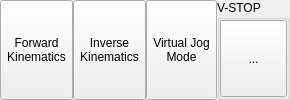
              <widget class="QWidget" name="widget_17" native="true">
               <property name="minimumSize">
                <size>
                 <width>150</width>
                 <height>0</height>
                </size>
               </property>
               <property name="maximumSize">
                <size>
                 <width>900</width>
                 <height>16777215</height>
                </size>
               </property>
               <layout class="QHBoxLayout" name="horizontalLayout_27">
                <property name="spacing">
                 <number>0</number>
                </property>
                <property name="leftMargin">
                 <number>0</number>
                </property>
                <property name="topMargin">
                 <number>0</number>
                </property>
                <property name="rightMargin">
                 <number>0</number>
                </property>
                <property name="bottomMargin">
                 <number>0</number>
                </property>
                <item>
                 <widget class="QToolButton" name="forward_kinematics_button">
                  <property name="sizePolicy">
                   <sizepolicy hsizetype="Preferred" vsizetype="Expanding">
                    <horstretch>0</horstretch>
                    <verstretch>0</verstretch>
                   </sizepolicy>
                  </property>
                  <property name="text">
                   <string>Forward
Kinematics</string>
                  </property>
                  <property name="icon">
                   <iconset resource="../resources.qrc">
                    <normaloff>:/icons/icons8-move-right-48.png</normaloff>:/icons/icons8-move-right-48.png</iconset>
                  </property>
                  <property name="iconSize">
                   <size>
                    <width>36</width>
                    <height>36</height>
                   </size>
                  </property>
                  <property name="toolButtonStyle">
                   <enum>Qt::ToolButtonStyle::ToolButtonTextUnderIcon</enum>
                  </property>
                 </widget>
                </item>
                <item>
                 <widget class="QToolButton" name="inverse_kinematic_button">
                  <property name="sizePolicy">
                   <sizepolicy hsizetype="Preferred" vsizetype="Expanding">
                    <horstretch>0</horstretch>
                    <verstretch>0</verstretch>
                   </sizepolicy>
                  </property>
                  <property name="text">
                   <string>Inverse
Kinematics</string>
                  </property>
                  <property name="icon">
                   <iconset resource="../resources.qrc">
                    <normaloff>:/icons/icons8-move-left-48.png</normaloff>:/icons/icons8-move-left-48.png</iconset>
                  </property>
                  <property name="iconSize">
                   <size>
                    <width>36</width>
                    <height>36</height>
                   </size>
                  </property>
                  <property name="toolButtonStyle">
                   <enum>Qt::ToolButtonStyle::ToolButtonTextUnderIcon</enum>
                  </property>
                 </widget>
                </item>
                <item>
                 <widget class="QToolButton" name="virtual_jog_button">
                  <property name="sizePolicy">
                   <sizepolicy hsizetype="Preferred" vsizetype="Preferred">
                    <horstretch>0</horstretch>
                    <verstretch>0</verstretch>
                   </sizepolicy>
                  </property>
                  <property name="text">
                   <string>Virtual Jog
Mode</string>
                  </property>
                  <property name="icon">
                   <iconset resource="../resources.qrc">
                    <normaloff>:/icons/icons8-walking-48.png</normaloff>:/icons/icons8-walking-48.png</iconset>
                  </property>
                  <property name="iconSize">
                   <size>
                    <width>36</width>
                    <height>36</height>
                   </size>
                  </property>
                  <property name="toolButtonStyle">
                   <enum>Qt::ToolButtonStyle::ToolButtonTextUnderIcon</enum>
                  </property>
                 </widget>
                </item>
                <item>
                 <widget class="QGroupBox" name="estop_box">
                  <property name="title">
                   <string>V-STOP</string>
                  </property>
                  <layout class="QGridLayout" name="gridLayout_10">
                   <property name="leftMargin">
                    <number>0</number>
                   </property>
                   <property name="topMargin">
                    <number>0</number>
                   </property>
                   <property name="rightMargin">
                    <number>0</number>
                   </property>
                   <property name="bottomMargin">
                    <number>0</number>
                   </property>
                   <property name="spacing">
                    <number>0</number>
                   </property>
                   <item row="0" column="0">
                    <widget class="QToolButton" name="estop_button">
                     <property name="sizePolicy">
                      <sizepolicy hsizetype="Preferred" vsizetype="Preferred">
                       <horstretch>0</horstretch>
                       <verstretch>0</verstretch>
                      </sizepolicy>
                     </property>
                     <property name="maximumSize">
                      <size>
                       <width>96</width>
                       <height>16777215</height>
                      </size>
                     </property>
                     <property name="text">
                      <string>...</string>
                     </property>
                     <property name="icon">
                      <iconset resource="../resources.qrc">
                       <normaloff>:/icons/icons8-emergency-stop-button-96.png</normaloff>:/icons/icons8-emergency-stop-button-96.png</iconset>
                     </property>
                     <property name="iconSize">
                      <size>
                       <width>96</width>
                       <height>96</height>
                      </size>
                     </property>
                    </widget>
                   </item>
                  </layout>
                 </widget>
                </item>
               </layout>
              </widget>
